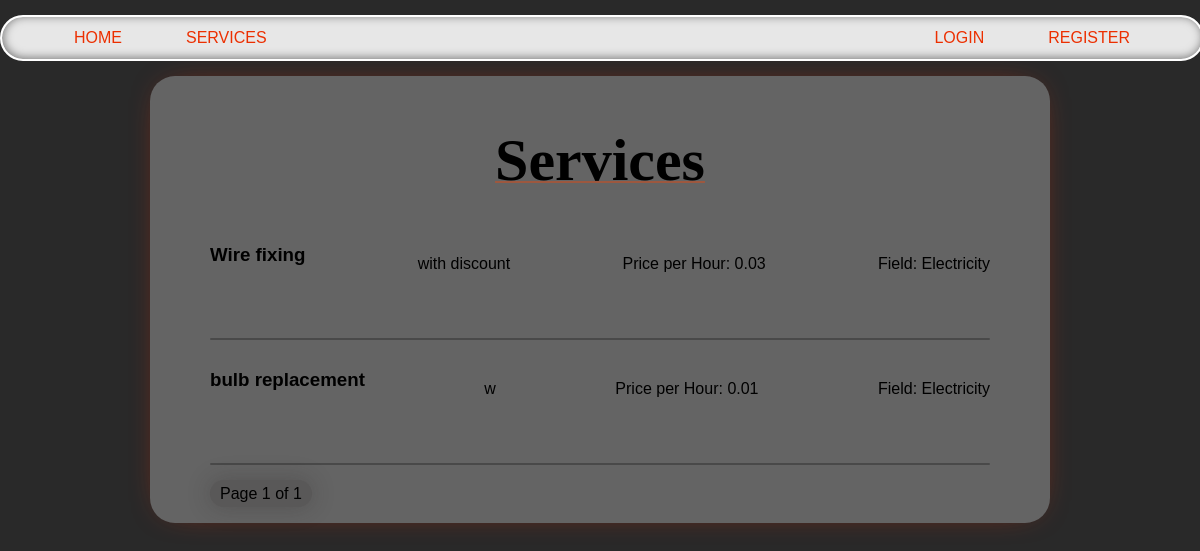
/services/, run on an earlier commit of the app's database.
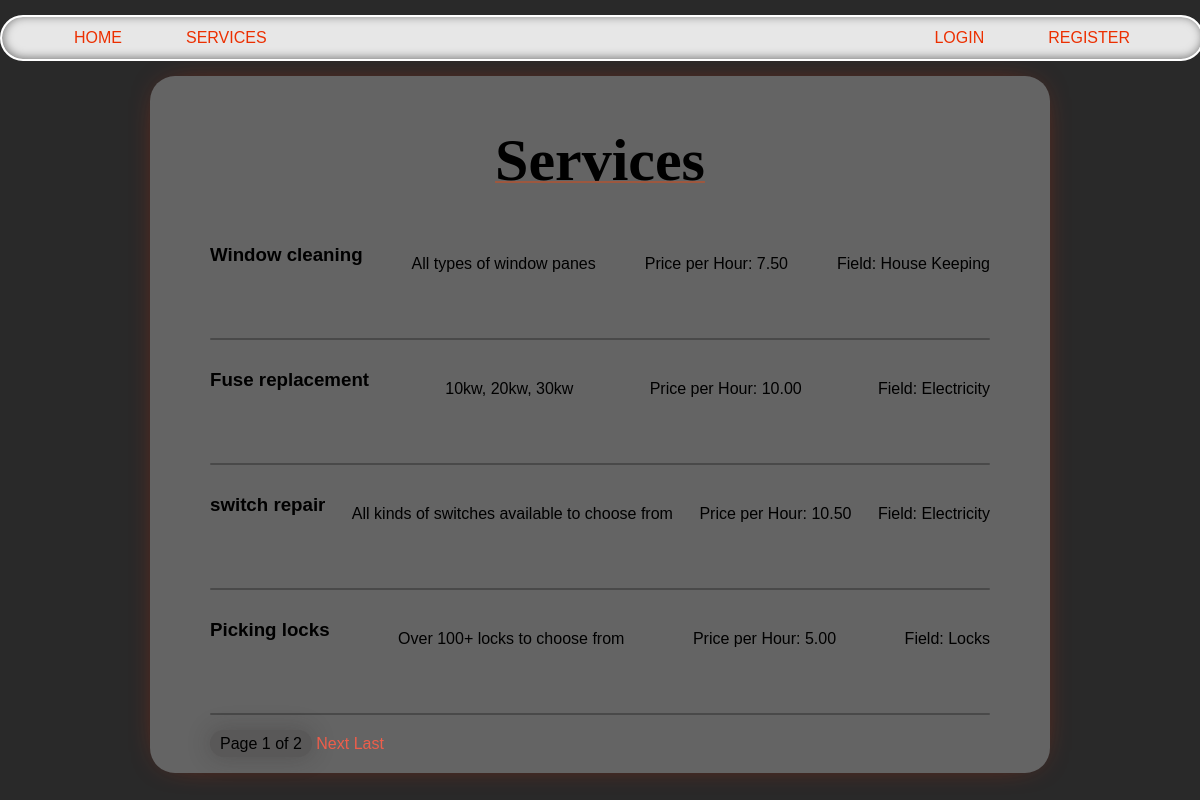
And on a later commit of the database.
### services/models.py (models this page shows, shortened)
class Service(models.Model):
    company = models.ForeignKey(Company, on_delete=models.CASCADE)
    name = models.CharField(max_length=40)
    description = models.TextField()
    price_hour = models.DecimalField(decimal_places=2, max_digits=100)
    rating = models.IntegerField(validators=[MinValueValidator(
        0), MaxValueValidator(5)], default=0)
    choices = (
        ('Air Conditioner', 'Air Conditioner'),
        ('Carpentry', 'Carpentry'),
        ('Electricity', 'Electricity'),
        ('Gardening', 'Gardening'),
        ('Home Machines', 'Home Machines'),
        ('House Keeping', 'House Keeping'),
        ('Interior Design', 'Interior Design'),
        ('Locks', 'Locks'),
        ('Painting', 'Painting'),
        ('Plumbing', 'Plumbing'),
        ('Water Heaters', 'Water Heaters'),
    )
    field = models.CharField(max_length=30, blank=False,
                             null=False, choices=choices)
    date = models.DateTimeField(auto_now=True, null=False)

### services/views.py (the view)
# urls.py: path('', v.service_list, name='services_list'),
def service_list(request):
    services = Service.objects.all().order_by("-date")
    paginator = Paginator(services, 4)  # Show 5 services per page
    page_number = request.GET.get("page")
    page_obj = paginator.get_page(page_number)
    return render(request, 'services/list.html', {'page_obj': page_obj})

### services/templates/services/list.html (shortened to what this page needs)
{% extends 'main/base.html' %}
{% block content %}
    <p class="title">Services</p>
    <div class="services_list">
        {% if page_obj %}
            {% for service in page_obj %}
                <div style="display: flex; justify-content: space-between;">
                    <h3>{{ service.name }}</h3>
                    <p>{{ service.description }}</p>
                    <p>Price per Hour: {{ service.price_hour }}</p>
                    <p>Field: {{ service.field }}</p>
                </div>
                <div class="line"></div>
            {% endfor %}
        {% else %}
            <h2>No services available yet</h2>
        {% endif %}
    </div>
    <div class="pagination">
        <span>Page {{ page_obj.number }} of {{ page_obj.paginator.num_pages }}</span>
        {% if page_obj.has_next %}
            <a href="?page={{ page_obj.next_page_number }}">Next</a>
            <a href="?page={{ page_obj.paginator.num_pages }}">Last</a>
        {% endif %}
    </div>
{% endblock %}

What changed in the data, as far as the page shows it:
no longer on this page (row unchanged): Service: name "Wire fixing", description "with discount", price_hour "0.03", field "Electricity"
no longer on this page (row unchanged): Service: name "bulb replacement", description "w", price_hour "0.01", field "Electricity"
added Service: name "Window cleaning", description "All types of window panes", price_hour "7.50", field "House Keeping"
added Service: name "Fuse replacement", description "10kw, 20kw, 30kw", price_hour "10.00", field "Electricity"
added Service: name "switch repair", description "All kinds of switches available to choose from", price_hour "10.50", field "Electricity"
added Service: name "Picking locks", description "Over 100+ locks to choose from", price_hour "5.00", field "Locks"
Also different on the page:
{{ page_obj.paginator.num_pages }}: "1" → "2"
text now shown: "Next Last"
